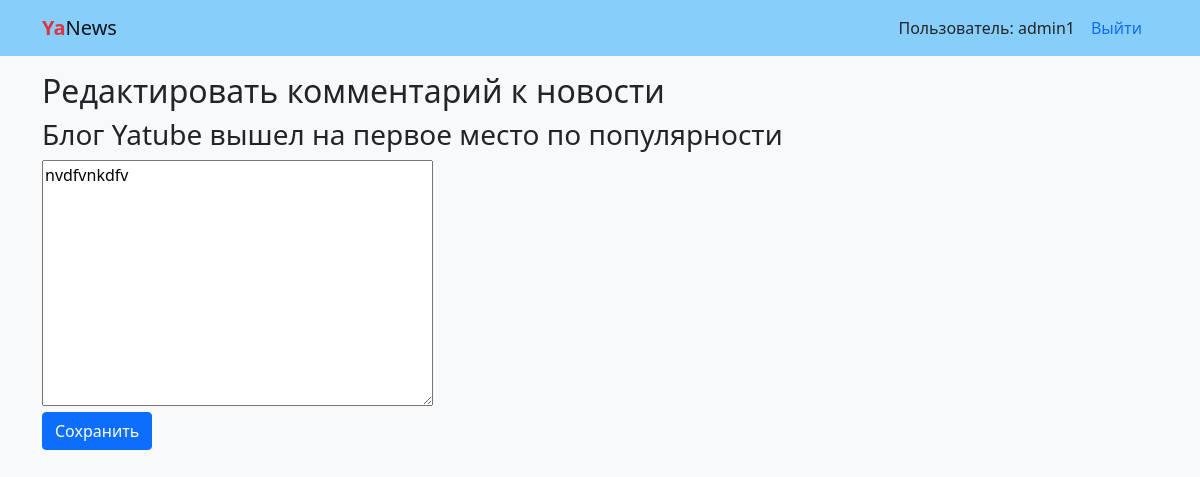
/edit_comment/1/ (signed in), run on the app's committed database.
### news/models.py (models this page shows, shortened)
class Comment(models.Model):
    news = models.ForeignKey(
        News,
        on_delete=models.CASCADE
    )
    author = models.ForeignKey(
        settings.AUTH_USER_MODEL,
        on_delete=models.CASCADE,
    )
    text = models.TextField()
    created = models.DateTimeField(auto_now_add=True)
    class Meta:
        ordering = ('created',)

class News(models.Model):
    title = models.CharField(max_length=50)
    text = models.TextField()
    date = models.DateField(default=datetime.today)
    class Meta:
        ordering = ('-date',)
        verbose_name_plural = 'Новости'
        verbose_name = 'Новость'

### news/views.py (the view)
# urls.py: path('edit_comment/<int:pk>/', views.CommentUpdate.as_view(), name='edit'),
class CommentUpdate(CommentBase, generic.UpdateView):
    template_name = 'news/edit.html'
    form_class = CommentForm

### news/forms.py (shortened to what this page needs)
class CommentForm(ModelForm):
    class Meta:
        model = Comment
        fields = ('text',)

### news/views.py (called while the page is built)
    def get_queryset(self):
        return self.model.objects.filter(author=self.request.user)

### templates/news/edit.html (shortened to what this page needs)
{% extends "base.html" %}
{% block content %}
  <h2>Редактировать комментарий к новости</h2>
  <h3>{{ comment.news.title }}</h3>
  <form class="form-horizontal" method="post">
    {% for field in form %}
      {{ field }}
    {% endfor %}
    <div class="form-actions">
      <button type="submit" class="btn btn-primary" >Сохранить</button>
    </div>
  </form>
{% endblock %}

### templates/includes/header.html (shortened to what this page needs)
<header>
  <nav class="navbar navbar-light" style="background-color: lightskyblue">
    <li class="container">
      <a class="navbar-brand" href="{% url 'news:home' %}">
        <span class="text-danger"><b>Ya</b></span>News
      </a>
      <ul class="nav nav-pills">
        {% if user.is_authenticated %}
          <li class="align-self-center">
            Пользователь: {{ user.username }}
          </li>
          <li class="nav-item">
            <a class="nav-link" href="{% url 'users:logout' %}">Выйти</a>
          </li>
        {% endif %}
      </ul>
    </li>
  </nav>
</header>

### data on the page
Comment: news "Блог Yatube вышел на первое место по популярности", form "nvdfvnkdfv"

### other printed values
{{ user.username }} "admin1"
